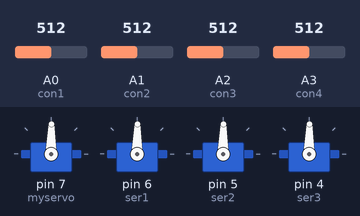
A sketch run on a simulated Arduino Uno, built with avr-gcc and run on an emulated ATmega328P. Shown: 4 × servo. The test bench sets the inputs (shaded band); at power-on: A0 (con1) = 512, A1 (con2) = 512, A2 (con3) = 512, A3 (con4) = 512.

Above: at 1.2 s.
1.3 s: A0 (con1) set to 716
At 2.5 s:
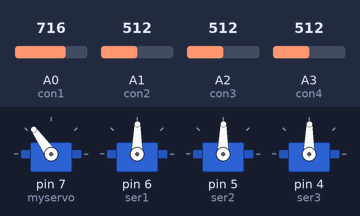
2.8 s: A1 (con2) set to 716
At 3.8 s:
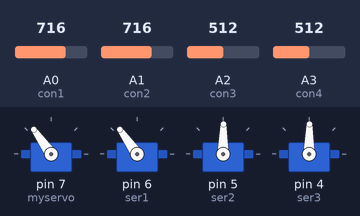
4.3 s: A2 (con3) set to 716
At 4.8 s:
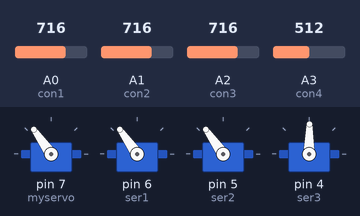
5.8 s: A3 (con4) set to 716
At 6.4 s:
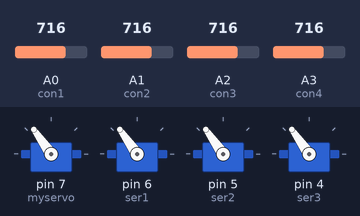
7.3 s: A0 (con1) set to 992
At 8.5 s:
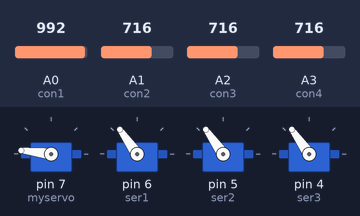
8.8 s: A1 (con2) set to 992
At 9.7 s:
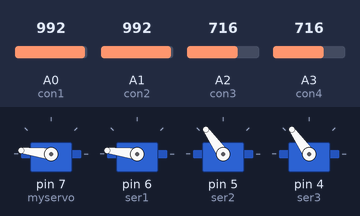
Timing chart, 0 to 11.3 s (numbered marks = the images above; inputs shaded):
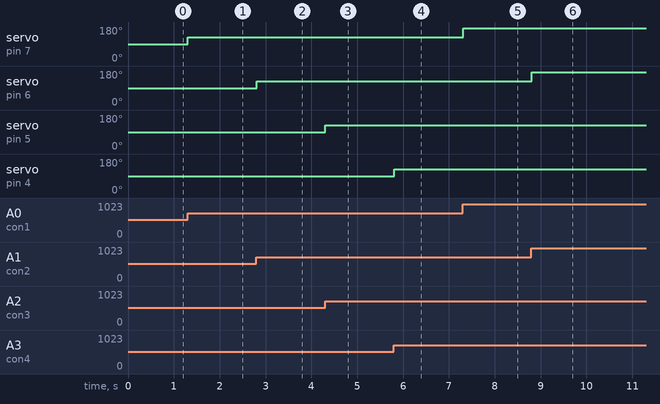

Measured:
- after the input at 1.3 s, servo on pin 7 (myservo): 89° → 125° at once
- after the input at 2.8 s, servo on pin 6 (ser1): 89° → 125° at once
- after the input at 4.3 s, servo on pin 5 (ser2): 89° → 125° at once
- after the input at 5.8 s, servo on pin 4 (ser3): 89° → 125° at once
- after the input at 7.3 s, servo on pin 7 (myservo): 125° → 173° at once
- after the input at 8.8 s, servo on pin 6 (ser1): 125° → 173° at once

The sketch:

Robotic_Arm.ino
```cpp
//Author: Keerthan R Varma
//Robotic Arm Control

#include <Servo.h>

Servo myservo;
Servo ser1;
Servo ser2;
Servo ser3;

int con1 = 0;
int con2 = 1;
int con3 = 2;
int con4 = 3;
int val;
int val1;
int val2;
int val3;

void setup()
{
myservo.attach(7);
ser1.attach(6);
ser2.attach(5);
ser3.attach(4);
}

void loop()
{
val = analogRead(con1);
val = map(val, 0, 1023, 0, 179);
val1 = analogRead(con2);
val1 = map(val1, 0, 1023, 0, 179);
val2 = analogRead(con3);
val2 = map(val2, 0, 1023, 0, 179);
val3 = analogRead(con4);
val3 = map(val3, 0, 1023, 0, 179);

myservo.write(val);
ser1.write(val1);
ser2.write(val2);
ser3.write(val3);
delay(15);
}
```
